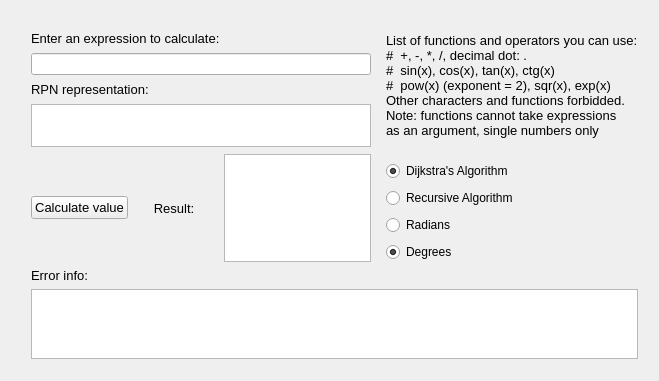
<?xml version="1.0" encoding="UTF-8"?>
<ui version="4.0">
 <class>MainWindow</class>
 <widget class="QMainWindow" name="MainWindow">
  <property name="geometry">
   <rect>
    <x>0</x>
    <y>0</y>
    <width>659</width>
    <height>381</height>
   </rect>
  </property>
  <property name="windowTitle">
   <string>Math Parser</string>
  </property>
  <widget class="QWidget" name="centralWidget">
   <widget class="QWidget" name="gridLayoutWidget_2">
    <property name="geometry">
     <rect>
      <x>20</x>
      <y>20</y>
      <width>629</width>
      <height>350</height>
     </rect>
    </property>
    <layout class="QGridLayout" name="gridLayout_2">
     <item row="2" column="0">
      <widget class="QTextBrowser" name="error_box"/>
     </item>
     <item row="1" column="0">
      <widget class="QLabel" name="label_5">
       <property name="font">
        <font>
         <pointsize>10</pointsize>
        </font>
       </property>
       <property name="text">
        <string>Error info:</string>
       </property>
      </widget>
     </item>
     <item row="0" column="0">
      <layout class="QGridLayout" name="gridLayout">
       <property name="sizeConstraint">
        <enum>QLayout::SetNoConstraint</enum>
       </property>
       <property name="horizontalSpacing">
        <number>15</number>
       </property>
       <property name="verticalSpacing">
        <number>7</number>
       </property>
       <item row="7" column="3" rowspan="2">
        <widget class="QRadioButton" name="Radians_Button">
         <property name="enabled">
          <bool>true</bool>
         </property>
         <property name="text">
          <string>Radians</string>
         </property>
         <property name="checked">
          <bool>false</bool>
         </property>
         <attribute name="buttonGroup">
          <string notr="true">buttonGroup</string>
         </attribute>
        </widget>
       </item>
       <item row="9" column="3">
        <widget class="QRadioButton" name="Degrees_Button">
         <property name="text">
          <string>Degrees</string>
         </property>
         <property name="checked">
          <bool>true</bool>
         </property>
         <attribute name="buttonGroup">
          <string notr="true">buttonGroup</string>
         </attribute>
        </widget>
       </item>
       <item row="1" column="0" colspan="3">
        <widget class="QLineEdit" name="infix_box"/>
       </item>
       <item row="3" column="0" colspan="3">
        <widget class="QTextBrowser" name="rpn_box"/>
       </item>
       <item row="4" column="2" rowspan="6">
        <widget class="QTextBrowser" name="result_box">
         <property name="enabled">
          <bool>true</bool>
         </property>
        </widget>
       </item>
       <item row="4" column="1" rowspan="6">
        <widget class="QLabel" name="label_3">
         <property name="font">
          <font>
           <pointsize>10</pointsize>
          </font>
         </property>
         <property name="text">
          <string>   Result:    </string>
         </property>
        </widget>
       </item>
       <item row="2" column="0" colspan="3">
        <widget class="QLabel" name="label_2">
         <property name="font">
          <font>
           <pointsize>10</pointsize>
          </font>
         </property>
         <property name="text">
          <string>RPN representation:</string>
         </property>
        </widget>
       </item>
       <item row="0" column="0" colspan="3">
        <widget class="QLabel" name="label">
         <property name="font">
          <font>
           <pointsize>10</pointsize>
          </font>
         </property>
         <property name="text">
          <string>Enter an expression to calculate:</string>
         </property>
        </widget>
       </item>
       <item row="0" column="3" rowspan="5">
        <widget class="QLabel" name="label_4">
         <property name="font">
          <font>
           <pointsize>10</pointsize>
          </font>
         </property>
         <property name="text">
          <string>List of functions and operators you can use:
#  +, -, *, /, decimal dot: .
#  sin(x), cos(x), tan(x), ctg(x)
#  pow(x) (exponent = 2), sqr(x), exp(x)
Other characters and functions forbidded.
Note: functions cannot take expressions
as an argument, single numbers only
</string>
         </property>
        </widget>
       </item>
       <item row="4" column="0" rowspan="6">
        <widget class="QPushButton" name="run">
         <property name="font">
          <font>
           <pointsize>10</pointsize>
          </font>
         </property>
         <property name="text">
          <string>Calculate value</string>
         </property>
        </widget>
       </item>
       <item row="6" column="3">
        <widget class="QRadioButton" name="Recursive_Button">
         <property name="text">
          <string>Recursive Algorithm</string>
         </property>
         <property name="checked">
          <bool>false</bool>
         </property>
         <attribute name="buttonGroup">
          <string notr="true">buttonGroup_2</string>
         </attribute>
        </widget>
       </item>
       <item row="5" column="3">
        <widget class="QRadioButton" name="Dijkstra_Button">
         <property name="text">
          <string>Dijkstra's Algorithm</string>
         </property>
         <property name="checked">
          <bool>true</bool>
         </property>
         <attribute name="buttonGroup">
          <string notr="true">buttonGroup_2</string>
         </attribute>
        </widget>
       </item>
      </layout>
     </item>
    </layout>
   </widget>
  </widget>
 </widget>
 <layoutdefault spacing="6" margin="11"/>
 <resources/>
 <connections/>
 <buttongroups>
  <buttongroup name="buttonGroup"/>
  <buttongroup name="buttonGroup_2"/>
 </buttongroups>
</ui>
